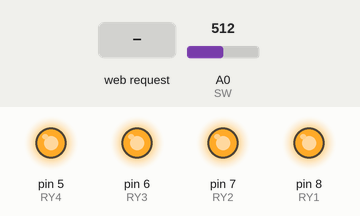
Recording of a sketch running on a simulated Arduino Uno, built with avr-gcc and run on an emulated ATmega328P. Parts: output pins drawn as LEDs (lit = HIGH). Inputs (shaded band) come from the test bench; at power-on: A0 (SW) = 512. WiFi joins after 1.5 s; servers stay silent unless stated; what the sketch prints to the serial monitor is not drawn.

Above: at 1.2 s.
1.3 s: A0 (SW) set to 0
At 2.3 s:
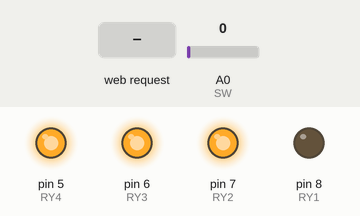
4.3 s: HTTP request GET /?LOCK=2 received
At 6.9 s:
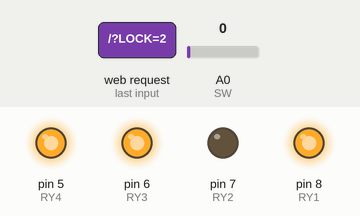
7.2 s: HTTP request GET /?LOCK=3 received
At 10.1 s:
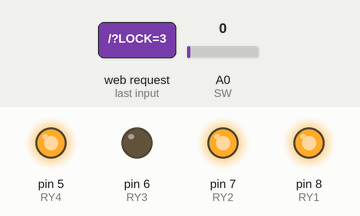
10.2 s: A0 (SW) set to 122
At 12.6 s:
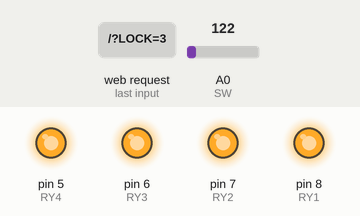
13.2 s: HTTP request GET /?LOCK=4 received
At 13.8 s:
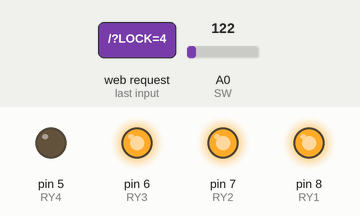
16.2 s: HTTP request GET /?LOCK=1 received
At 17.3 s:
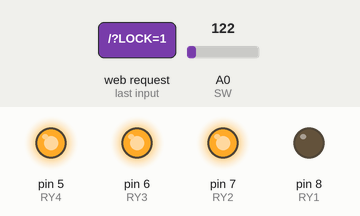
Timing chart, 0 to 19.7 s (numbered marks = the images above; inputs shaded):
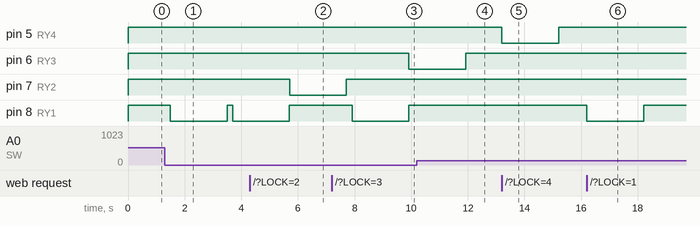

The sketch:

LOCK.ino
```cpp
#include "SPI.h"
#include "Ethernet.h"
byte mac[] = {0xDE, 0xAD, 0xBE, 0xEF, 0xFE, 0xED };
IPAddress ip(192,168,1, 124); //192.168.1.140 10,255,131, 19
EthernetServer server(80);
String readString;
int RY1 = 8;
int RY2 = 7;
int RY3 = 6;
int RY4 = 5;
int SW = A0;
int BTN = 0;
String Data="";

void setup() {
  Serial.begin(9600);
  pinMode(RY1, OUTPUT);
  pinMode(RY2, OUTPUT);
  pinMode(RY3, OUTPUT);
  pinMode(RY4, OUTPUT);
  pinMode(SW, INPUT);
  digitalWrite(RY1, HIGH);
  digitalWrite(RY2, HIGH);
  digitalWrite(RY3, HIGH);
  digitalWrite(RY4, HIGH);
  // put your setup code here, to run once:
  Ethernet.begin(mac, ip);
  server.begin();
  Serial.print("Server is at");
  Serial.println(Ethernet.localIP());
  Serial.println("Arduino LOCK Connect");
}

void loop() {

        EthernetClient client = server.available();
        if (client) {
          Serial.println();
        Serial.println("new client");
        boolean currentLineIsBlank = true;
        while (client.connected()) {
        if (client.available()) {
        char P = client.read();
        Serial.write(P);
         Data += P;

        if(Data .indexOf("LOCK=1")>0){
        digitalWrite(RY1,LOW);
        delay(2000);
        digitalWrite(RY1,HIGH);
        Data ="";
      }else if (Data  .indexOf("LOCK=2")>0){
        digitalWrite(RY2,LOW);
        delay(2000);
        digitalWrite(RY2,HIGH);
        Data ="";
      }else if (Data  .indexOf("LOCK=3")>0){
        digitalWrite(RY3,LOW);
        delay(2000);
        digitalWrite(RY3,HIGH);
        Data ="";
      }else if (Data  .indexOf("LOCK=4")>0){
        digitalWrite(RY4,LOW);
        delay(2000);
        digitalWrite(RY4,HIGH);
        Data ="";
      }
    }
  }
}
    if(analogRead(SW)==LOW){
  BTN =  analogRead(SW);
  Serial.println(BTN);
  delay (200);
  digitalWrite(RY1,LOW);
  delay (2000);
  digitalWrite(RY1,HIGH);
}
}
```

Measured:
- after the input at 1.3 s, pin 8 (RY1): HIGH → LOW after 0.20 s, → HIGH 2.0 s later, → LOW 0.20 s later
- after the input at 4.3 s, pin 7 (RY2): HIGH → LOW after 1.4 s; pin 8 (RY1): goes on until 5.7 s, then stays HIGH
- after the input at 7.2 s, pin 6 (RY3): HIGH → LOW after 2.7 s
- after the input at 10.2 s, pin 8 (RY1): stays HIGH (without the input it goes to LOW after 1.9 s)
- after the input at 13.2 s, pin 5 (RY4): HIGH → LOW at once, → HIGH 2.0 s later
- after the input at 16.2 s, pin 8 (RY1): HIGH → LOW at once, → HIGH 2.0 s later
